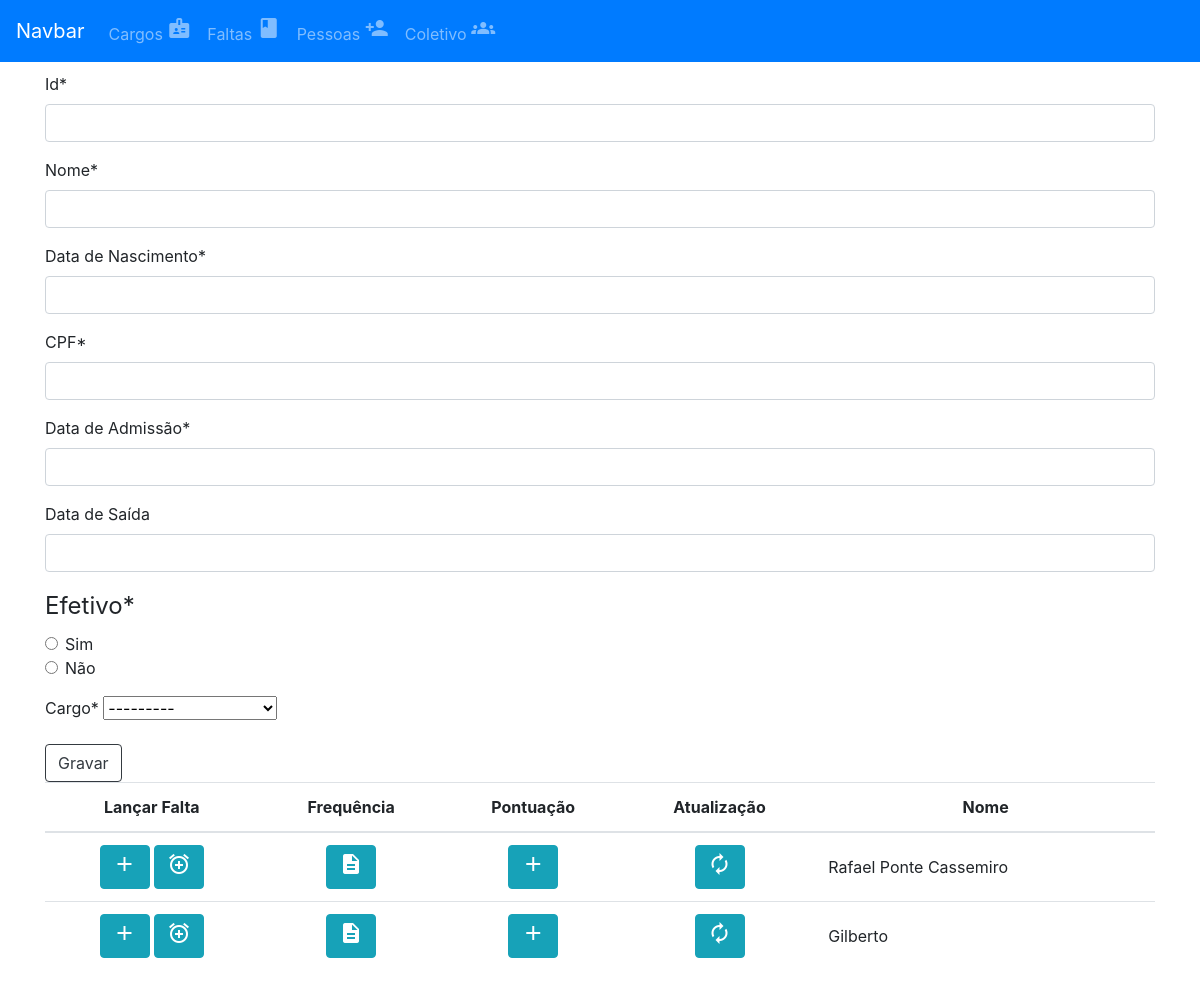
The page /pessoas/ on the database as committed earlier.
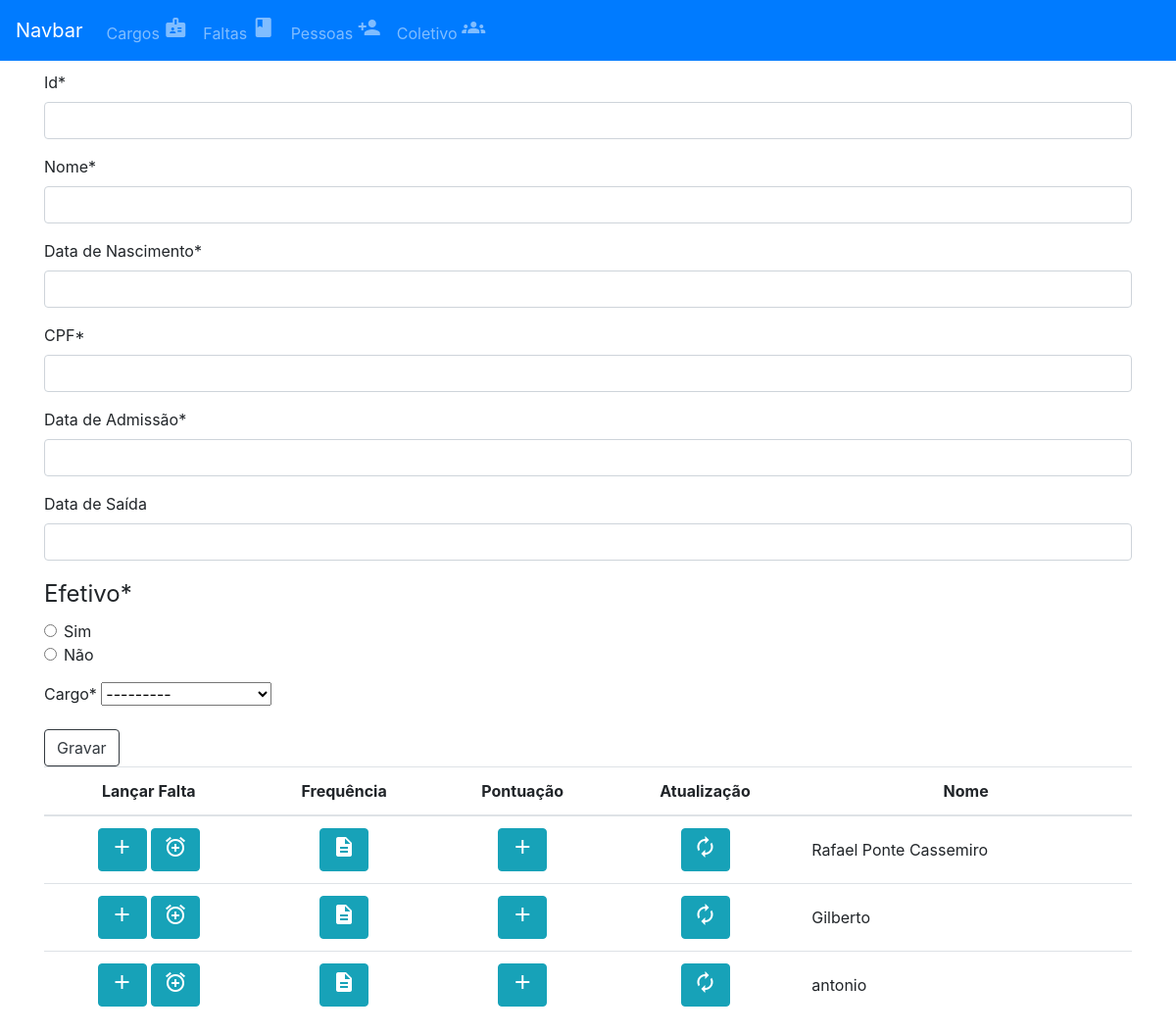
The same page on the database as committed later.
### app_pessoa/models.py (models this page shows)
class Pessoas(models.Model):
    EFETIVO =  (
     (True,'Sim'),
     (False,'Não')
    )
    id = models.CharField(max_length=6, primary_key=True)
    nome = models.CharField(max_length=150)
    dt_nasc = models.DateField(default='1991-01-01')
    cpf = models.CharField(max_length=11, default='11111111111')
    admissao = models.DateField(default='1991-01-01')
    saida = models.DateField(null=True)
    efetivo = models.BooleanField(choices=EFETIVO, default=False)
    cargo = models.ForeignKey(Cargos, on_delete=models.CASCADE, related_name="pessoas_cargos")

### app_pessoa/views.py (the view)
# urls.py: path('pessoas/',include('app_pessoa.urls')),
def pessoas(request):
    pessoas = Pessoas.objects.all()
    if request.method == 'POST':
        form = formularioPessoa(request.POST)
        if form.is_valid():
            form.save()
            messages.success(request,"Pessoa registrada!")
            return redirect('listarpessoas')
    else:
        form = formularioPessoa()
    return render(request,'cadastrar_pessoa.html',{'form':form, 'pessoas':pessoas})

### app_pessoa/forms.py
class formularioPessoa(forms.ModelForm):
    cargos = Cargos.objects.all()
    id = forms.CharField(max_length=6, required=True)
    nome = forms.CharField(max_length=150, required=True)
    dt_nasc =  forms.DateField(widget=DatePickerInput(), label="Data de Nascimento")
    cpf = forms.CharField(max_length=11, required=True, label='CPF')
    efetivo = forms.ChoiceField(choices=Pessoas.EFETIVO,widget= forms.RadioSelect)
    cargo = forms.ModelChoiceField(queryset=cargos)
    admissao =  forms.DateField(widget=DatePickerInput(), label="Data de Admissão")
    saida = forms.DateField(widget=DatePickerInput(), label="Data de Saída", required=False)
    class Meta:
        model = Pessoas
        fields = ['id','nome','dt_nasc','cpf','admissao','saida','efetivo','cargo']
        widget = {
            "dt_nasc": DatePickerInput(),
            "admissao": DatePickerInput(),
            "saida": DatePickerInput()
        }

### app_cargo/models.py (called while the page is built)
    def __str__(self):
        return f'{self.cargo}'

### app_pessoa/template/cadastrar_pessoa.html (shortened to what this page needs)
{% extends 'template/menu.html' %}
{% load crispy_forms_tags %}
{% load bootstrap4 %}
{% block content %}
<form method="POST">
    {{ form|crispy }}
    <div clas="form-group">
        <button class="btn btn-outline-dark">Gravar</button>
    </div>
</form>
{% if pessoas %}
<table class="table table-hover">
    <thead class="text-center">
        <tr>
            <th scope="col">Lançar Falta</th>
            <th scope="col">Frequência</th>
            <th scope="col">Pontuação</th>
            <th scope="col">Atualização</th>
            <th scope="col">Nome</th>
        </tr>
    </thead>
    <tbody class="text-center">
        {% for pessoa in pessoas %}
        <tr>
            <td><a class='btn btn-info' href="{% url 'lancarfalta' pessoa.id%}"><span class="material-icons">
                    </span></a>
                <a class='btn btn-info' href="{% url 'lancarfalta' pessoa.id %}"><span class="material-icons">
                    </span></a>
            </td>
            <td><a class='btn btn-info' href="{% url 'listarficha' pessoa.id %}"><span class="material-icons">
                    </span></a></td>
            <td> <a class='btn btn-info' href="{% url 'lancarpontuacao' pessoa.id %}"><span class="material-icons">
                    </span></a></td>
            <td><a class='btn btn-info' href="{% url 'atualizarpessoa' pessoa.id %}"><span class="material-icons">
                    </span></a></a></td>
            <td class="text-left align-middle">{{pessoa.nome}}</td>
        </tr>
        {% endfor %}
        {% endif %}
    </tbody>
</table>
{% endblock content %}

Rows that differ between the two databases and show on the page:
added Pessoas: nome "antonio"
